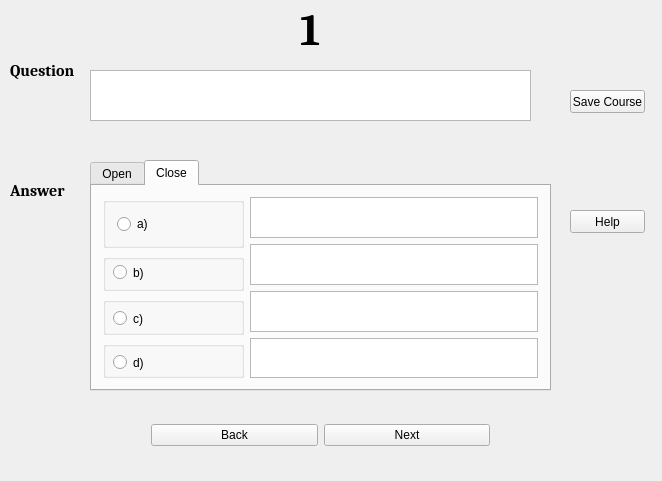
<?xml version="1.0" encoding="UTF-8"?>
<ui version="4.0">
 <class>CreateNewTest</class>
 <widget class="QWidget" name="CreateNewTest">
  <property name="geometry">
   <rect>
    <x>0</x>
    <y>0</y>
    <width>662</width>
    <height>481</height>
   </rect>
  </property>
  <property name="windowTitle">
   <string>CreateNewTest</string>
  </property>
  <widget class="QLabel" name="label">
   <property name="geometry">
    <rect>
     <x>10</x>
     <y>60</y>
     <width>66</width>
     <height>20</height>
    </rect>
   </property>
   <property name="font">
    <font>
     <family>Cambria</family>
     <pointsize>12</pointsize>
     <weight>75</weight>
     <bold>true</bold>
    </font>
   </property>
   <property name="text">
    <string>Question</string>
   </property>
  </widget>
  <widget class="QTextEdit" name="questionEdit">
   <property name="geometry">
    <rect>
     <x>90</x>
     <y>70</y>
     <width>441</width>
     <height>51</height>
    </rect>
   </property>
   <property name="html">
    <string>&lt;!DOCTYPE HTML PUBLIC &quot;-//W3C//DTD HTML 4.0//EN&quot; &quot;http://www.w3.org/TR/REC-html40/strict.dtd&quot;&gt;
&lt;html&gt;&lt;head&gt;&lt;meta name=&quot;qrichtext&quot; content=&quot;1&quot; /&gt;&lt;style type=&quot;text/css&quot;&gt;
p, li { white-space: pre-wrap; }
&lt;/style&gt;&lt;/head&gt;&lt;body style=&quot; font-family:'MS Shell Dlg 2'; font-size:8.25pt; font-weight:400; font-style:normal;&quot;&gt;
&lt;p style=&quot;-qt-paragraph-type:empty; margin-top:0px; margin-bottom:0px; margin-left:0px; margin-right:0px; -qt-block-indent:0; text-indent:0px; font-size:8pt;&quot;&gt;&lt;br /&gt;&lt;/p&gt;&lt;/body&gt;&lt;/html&gt;</string>
   </property>
  </widget>
  <widget class="QPushButton" name="save">
   <property name="geometry">
    <rect>
     <x>570</x>
     <y>90</y>
     <width>75</width>
     <height>23</height>
    </rect>
   </property>
   <property name="text">
    <string>Save Course</string>
   </property>
  </widget>
  <widget class="QTabWidget" name="tabWidget">
   <property name="geometry">
    <rect>
     <x>90</x>
     <y>160</y>
     <width>461</width>
     <height>231</height>
    </rect>
   </property>
   <property name="currentIndex">
    <number>1</number>
   </property>
   <widget class="QWidget" name="Open">
    <attribute name="title">
     <string>Open</string>
    </attribute>
    <layout class="QVBoxLayout" name="verticalLayout">
     <item>
      <widget class="QTextEdit" name="answerOpenEdit"/>
     </item>
    </layout>
   </widget>
   <widget class="QWidget" name="Close">
    <attribute name="title">
     <string>Close</string>
    </attribute>
    <layout class="QGridLayout" name="gridLayout_3">
     <item row="0" column="0" rowspan="2">
      <layout class="QVBoxLayout" name="verticalLayout_3">
       <item>
        <widget class="QGroupBox" name="groupBox_2">
         <property name="title">
          <string/>
         </property>
         <layout class="QGridLayout" name="gridLayout">
          <item row="0" column="0">
           <widget class="QRadioButton" name="rbA">
            <property name="text">
             <string>a)</string>
            </property>
           </widget>
          </item>
         </layout>
        </widget>
       </item>
       <item>
        <widget class="QGroupBox" name="groupBox_3">
         <property name="title">
          <string/>
         </property>
         <widget class="QRadioButton" name="rbB">
          <property name="geometry">
           <rect>
            <x>10</x>
            <y>10</y>
            <width>33</width>
            <height>17</height>
           </rect>
          </property>
          <property name="text">
           <string>b)</string>
          </property>
         </widget>
        </widget>
       </item>
       <item>
        <widget class="QGroupBox" name="groupBox_4">
         <property name="title">
          <string/>
         </property>
         <widget class="QRadioButton" name="rbC">
          <property name="geometry">
           <rect>
            <x>10</x>
            <y>13</y>
            <width>32</width>
            <height>17</height>
           </rect>
          </property>
          <property name="text">
           <string>c)</string>
          </property>
         </widget>
        </widget>
       </item>
       <item>
        <widget class="QGroupBox" name="groupBox">
         <property name="title">
          <string/>
         </property>
         <widget class="QRadioButton" name="rbD">
          <property name="geometry">
           <rect>
            <x>10</x>
            <y>13</y>
            <width>33</width>
            <height>17</height>
           </rect>
          </property>
          <property name="text">
           <string>d)</string>
          </property>
         </widget>
        </widget>
       </item>
      </layout>
     </item>
     <item row="0" column="1" rowspan="2" colspan="2">
      <layout class="QGridLayout" name="gridLayout_2">
       <item row="0" column="0">
        <widget class="QTextEdit" name="answerCloseAEdit"/>
       </item>
       <item row="1" column="0">
        <widget class="QTextEdit" name="answerCloseBEdit"/>
       </item>
       <item row="2" column="0">
        <widget class="QTextEdit" name="answerCloseCEdit"/>
       </item>
       <item row="3" column="0">
        <widget class="QTextEdit" name="answerCloseDEdit"/>
       </item>
      </layout>
     </item>
     <item row="1" column="2">
      <widget class="QLabel" name="label_3">
       <property name="text">
        <string/>
       </property>
      </widget>
     </item>
    </layout>
   </widget>
  </widget>
  <widget class="QLabel" name="label_2">
   <property name="geometry">
    <rect>
     <x>10</x>
     <y>180</y>
     <width>66</width>
     <height>20</height>
    </rect>
   </property>
   <property name="font">
    <font>
     <family>Cambria</family>
     <pointsize>12</pointsize>
     <weight>75</weight>
     <bold>true</bold>
    </font>
   </property>
   <property name="text">
    <string>Answer</string>
   </property>
  </widget>
  <widget class="QPushButton" name="help">
   <property name="geometry">
    <rect>
     <x>570</x>
     <y>210</y>
     <width>75</width>
     <height>23</height>
    </rect>
   </property>
   <property name="text">
    <string>Help</string>
   </property>
  </widget>
  <widget class="QWidget" name="layoutWidget">
   <property name="geometry">
    <rect>
     <x>0</x>
     <y>0</y>
     <width>2</width>
     <height>2</height>
    </rect>
   </property>
   <layout class="QVBoxLayout" name="verticalLayout_4"/>
  </widget>
  <widget class="QWidget" name="layoutWidget">
   <property name="geometry">
    <rect>
     <x>140</x>
     <y>410</y>
     <width>361</width>
     <height>51</height>
    </rect>
   </property>
   <layout class="QHBoxLayout" name="horizontalLayout">
    <item>
     <widget class="QPushButton" name="back">
      <property name="text">
       <string>Back</string>
      </property>
     </widget>
    </item>
    <item>
     <widget class="QPushButton" name="next">
      <property name="text">
       <string>Next</string>
      </property>
     </widget>
    </item>
   </layout>
  </widget>
  <widget class="QLabel" name="questionNumber">
   <property name="geometry">
    <rect>
     <x>300</x>
     <y>10</y>
     <width>91</width>
     <height>41</height>
    </rect>
   </property>
   <property name="font">
    <font>
     <family>Cambria</family>
     <pointsize>33</pointsize>
     <weight>75</weight>
     <bold>true</bold>
    </font>
   </property>
   <property name="text">
    <string>1</string>
   </property>
  </widget>
  <zorder>layoutWidget</zorder>
  <zorder>layoutWidget</zorder>
  <zorder>label</zorder>
  <zorder>questionEdit</zorder>
  <zorder>save</zorder>
  <zorder>tabWidget</zorder>
  <zorder>label_2</zorder>
  <zorder>help</zorder>
  <zorder>questionNumber</zorder>
 </widget>
 <layoutdefault spacing="6" margin="11"/>
 <tabstops>
  <tabstop>next</tabstop>
  <tabstop>back</tabstop>
  <tabstop>save</tabstop>
  <tabstop>questionEdit</tabstop>
 </tabstops>
 <resources/>
 <connections>
  <connection>
   <sender>next</sender>
   <signal>clicked()</signal>
   <receiver>CreateNewTest</receiver>
   <slot>nextQuestion()</slot>
   <hints>
    <hint type="sourcelabel">
     <x>428</x>
     <y>345</y>
    </hint>
    <hint type="destinationlabel">
     <x>475</x>
     <y>374</y>
    </hint>
   </hints>
  </connection>
 </connections>
 <slots>
  <slot>nextQuestion()</slot>
 </slots>
</ui>
